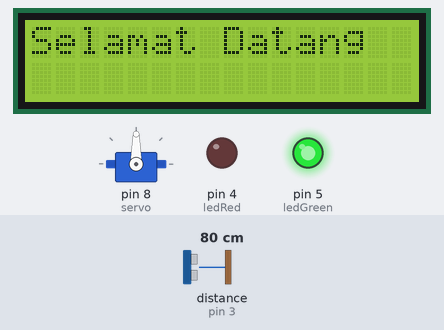
The sketch below on a simulated Arduino Uno, built with avr-gcc and run on an emulated ATmega328P. Shown: servo, 16×2 character LCD, output pins drawn as LEDs (lit = HIGH). Wiring (inferred from the names in the program): ultrasonic range finder: trigger pin 2; echo pin 3. Inputs (shaded band) come from the test bench; at power-on: distance to the obstacle (sensor on pin 3) 80 cm. The echo pulse lasts 58.3 µs per cm; pins used as bus, display or sensor lines are not drawn; what the sketch prints to the serial monitor is not drawn.

Above: at 1.2 s.
1.3 s: distance to the obstacle (sensor on pin 3) set to 13 cm
5.3 s: distance to the obstacle (sensor on pin 3) set to 10 cm
At 6.6 s:
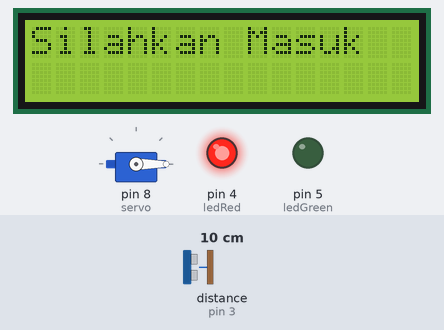
8.0 s: distance to the obstacle (sensor on pin 3) set to 18 cm
At 8.8 s:
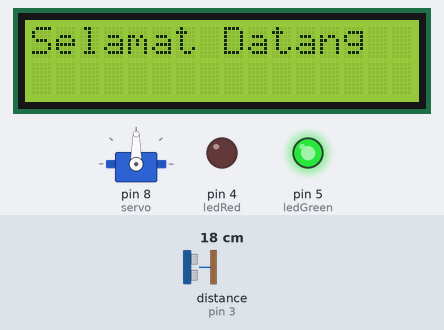
10.7 s: distance to the obstacle (sensor on pin 3) set to 2 cm
At 13.2 s:
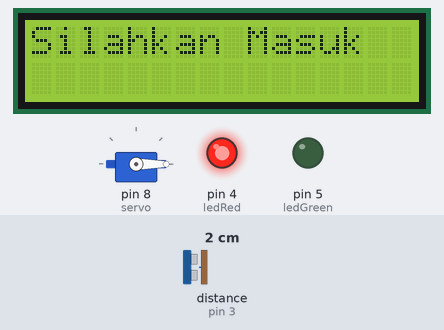
Timing chart, 0 to 14.6 s (numbered marks = the images above; inputs shaded):
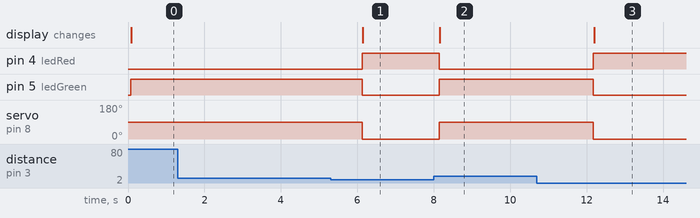

Measured:
- the behaviour switches between 12 and 11 cm on distance to the obstacle (sensor on pin 3) (found by bisection; images 0 and 1)
- after the input at 1.3 s, every drawn part: stays the same
- after the input at 5.3 s, pin 4 (ledRed): LOW → HIGH after 0.82 s; pin 5 (ledGreen): HIGH → LOW after 0.82 s; servo on pin 8 (servo): 90° → 0° after 0.82 s; the display: changes after 0.84 s (image 1)
- after the input at 8.0 s, pin 4 (ledRed): HIGH → LOW after 0.14 s; pin 5 (ledGreen): LOW → HIGH after 0.14 s; servo on pin 8 (servo): 0° → 90° after 0.14 s; the display: changes after 0.16 s (image 2)
- after the input at 10.7 s, pin 4 (ledRed): LOW → HIGH after 1.5 s; pin 5 (ledGreen): HIGH → LOW after 1.5 s; servo on pin 8 (servo): 90° → 0° after 1.5 s; the display: changes after 1.5 s (image 3)

The sketch:

parkir.ino
```cpp
#include <Servo.h>
#include <LiquidCrystal_I2C.h>

// Definisi objek
Servo servo;
LiquidCrystal_I2C lcd(0x27, 16, 2); // Alamat I2C LCD dan ukuran 16x2

// Pin definisi
const int trigPin = 2;
const int echoPin = 3;
const int ledRed = 4;
const int ledGreen = 5;

// Variabel
long duration;
int distance;

void setup() {
  servo.attach(8);          // Pin kontrol servo
  lcd.init();               // Inisialisasi LCD
  lcd.backlight();          // Nyalakan lampu latar LCD
  Serial.begin(9600);      // Mulai komunikasi serial

  pinMode(trigPin, OUTPUT);
  pinMode(echoPin, INPUT);
  pinMode(ledRed, OUTPUT);
  pinMode(ledGreen, OUTPUT);
}

void loop() {
  // Kirim pulsa ke sensor ultrasonik
  digitalWrite(trigPin, LOW);
  delayMicroseconds(2);
  digitalWrite(trigPin, HIGH);
  delayMicroseconds(10);
  digitalWrite(trigPin, LOW);

  // Baca jarak dari sensor
  duration = pulseIn(echoPin, HIGH);
  distance = duration * 0.0344 / 2;

  // Debug Print untuk Sensor
  Serial.print("Jarak: ");
  Serial.print(distance);
  Serial.println(" cm");

  // Kontrol pintu berdasarkan jarak
  if (distance > 10) { // Kendaraan terdeteksi (jarak kurang dari 10 cm)
    servo.write(90); // Buka pintu
    digitalWrite(ledRed, LOW);
    digitalWrite(ledGreen, HIGH);
    lcd.clear();
    lcd.setCursor(0, 0);
    lcd.print("Selamat Datang");

  } else { // Tidak ada kendaraan (jarak lebih dari atau sama dengan 10 cm)
    servo.write(0); // Tutup pintu
    digitalWrite(ledRed, HIGH);
    digitalWrite(ledGreen, LOW);
    lcd.clear();
    lcd.setCursor(0, 0);
    lcd.print("Silahkan Masuk");
  }

  delay(2000); // Penundaan untuk mencegah pembacaan terlalu cepat
}
```
